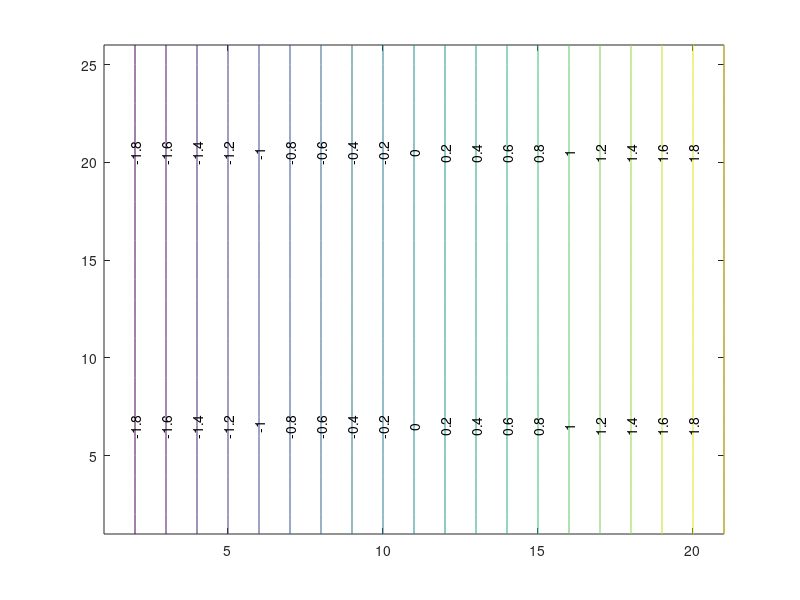
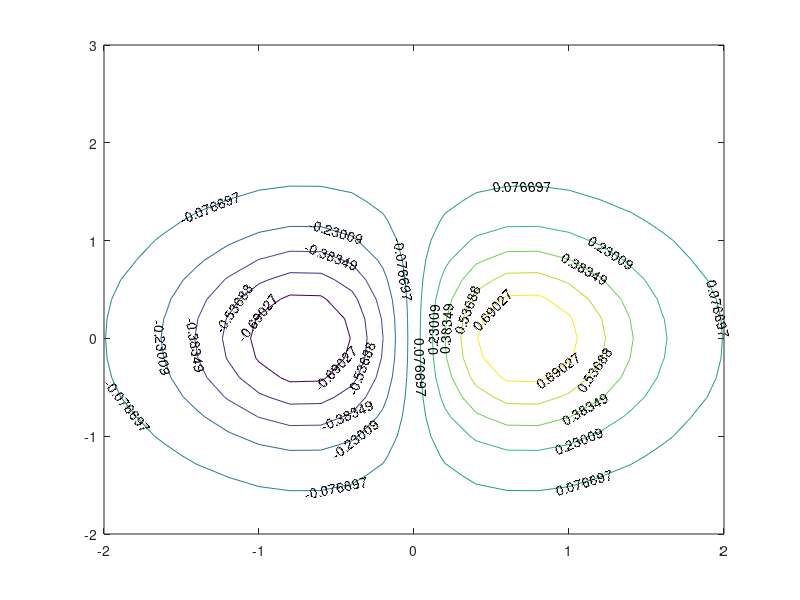

Write MATLAB code to recreate these figures, in order.
figure(2);
x = -2:0.2:2;
y = -2:0.2:3;
[X,Y] = meshgrid(x,y);
Z = 2.*X.*exp(-X.^2-Y.^2);
figure(1);
contour(X,Y,'ShowText','on')
figure(2);
contour(X,Y,Z,'ShowText','on')
